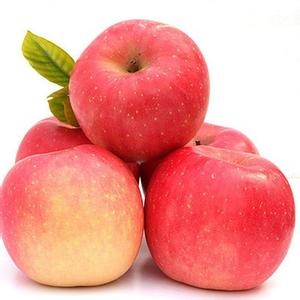
#> input picture datas/images/apple.jpg, 300 x 300 px
$ python match-template.py
#> lines starting #> are read from the running program, lines starting #| are printed output that depends on the picture
# -*- coding: utf-8 -*-
"""
图像模板匹配
模板匹配是在图像中寻找目标的方法之一
模板匹配的工作方式
 模板匹配的工作方式跟直方图的反向投影基本一样，大致过程是这样的：通过在输入图像上滑动图像块对实际的图像块和输入图像进行匹配。
 假设我们有一张100x100的输入图像，有一张10x10的模板图像，查找的过程是这样的：
 （1）从输入图像的左上角(0,0)开始，切割一块(0,0)至(10,10)的临时图像；
 （2）用临时图像和模板图像进行对比，对比结果记为c；
 （3）对比结果c，就是结果图像(0,0)处的像素值；
 （4）切割输入图像从(0,1)至(10,11)的临时图像，对比，并记录到结果图像；
 （5）重复（1）～（4）步直到输入图像的右下角。
模板匹配的匹配方式
    在OpenCv和EmguCv中支持以下6种对比方式：
    CV_TM_SQDIFF 平方差匹配法：该方法采用平方差来进行匹配；最好的匹配值为0；匹配越差，匹配值越大。
    CV_TM_CCORR 相关匹配法：该方法采用乘法操作；数值越大表明匹配程度越好。
    CV_TM_CCOEFF 相关系数匹配法：1表示完美的匹配；-1表示最差的匹配。
    CV_TM_SQDIFF_NORMED 归一化平方差匹配法
    CV_TM_CCORR_NORMED 归一化相关匹配法
    CV_TM_CCOEFF_NORMED 归一化相关系数匹配法
参考：http://www.cnblogs.com/xrwang/archive/2010/02/05/MatchTemplate.html
"""
import cv2
import numpy as np
from matplotlib import pyplot as plt

img = cv2.imread('../../../datas/images/apple.jpg',0)
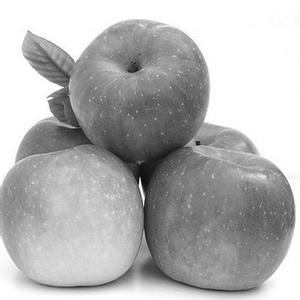
#> img: shape (300, 300); min 8, max 255, mean 179.7
img2 = img.copy()
template = cv2.imread('../../../datas/images/apple-template.jpg',0)
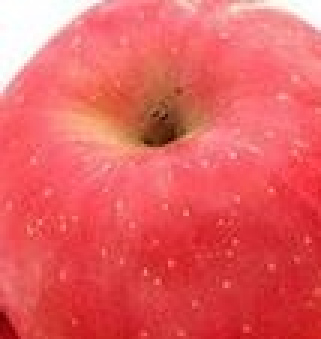
#> input picture datas/images/apple-template.jpg, 107 x 113 px (shown 3 times larger)
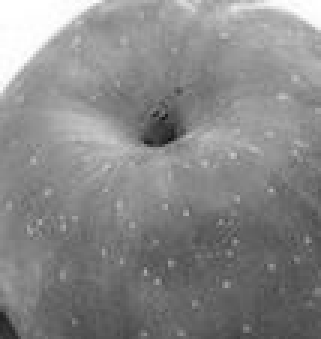
#> template: shape (113, 107) (shown 3 times larger); min 16, max 255, mean 135.6
w, h = template.shape[::-1]
#> w = 107; h = 113

methods = ['cv2.TM_CCOEFF', 'cv2.TM_CCOEFF_NORMED', 'cv2.TM_CCORR',
            'cv2.TM_CCORR_NORMED', 'cv2.TM_SQDIFF', 'cv2.TM_SQDIFF_NORMED']

for meth in methods:
    img = img2.copy()
    method = eval(meth)

    # Apply template Matching
    res = cv2.matchTemplate(img,template,method)
    min_val, max_val, min_loc, max_loc = cv2.minMaxLoc(res)

    # If the method is TM_SQDIFF or TM_SQDIFF_NORMED, take minimum
    if method in [cv2.TM_SQDIFF, cv2.TM_SQDIFF_NORMED]:
        top_left = min_loc
    else:
        top_left = max_loc
    bottom_right = (top_left[0] + w, top_left[1] + h)

    cv2.rectangle(img,top_left, bottom_right, 255, 2)
    plt.figure()
    plt.subplot(121),plt.imshow(res,cmap = 'gray')
    plt.title('Matching Result'), plt.xticks([]), plt.yticks([])
    plt.subplot(122),plt.imshow(img,cmap = 'gray')
    plt.title('Detected Point'), plt.xticks([]), plt.yticks([])
    plt.suptitle(meth)
#> this loop made 6 passes
#> (min_val, max_val, min_loc, top_left, bottom_right) on passes 1 to 4: (-11254450, 17679102, (30, 130), (80, 24), (187, 137)), (-0.708, 1, (16, 162), (80, 24), (187, 137)), (171683504, 402729632, (97, 95), (193, 0), (300, 113)), (0.85, 1, (65, 128), (80, 24), (187, 137))
#> (min_val, max_val, max_loc, top_left, bottom_right) on passes 5 to 6: (11632, 173334960, (193, 0), (80, 24), (187, 137)), (4.89e-05, 0.412, (193, 0), (80, 24), (187, 137))
#> pass 1, `res = cv2.matchTemplate(img,template,method)`:
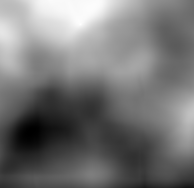
#> res: shape (188, 194) float32; min -11254450, max 17679102, mean 2026810.5; drawn with min black and max white
#> pass 3, `res = cv2.matchTemplate(img,template,method)`:
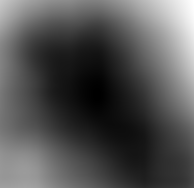
#> res: shape (188, 194) float32; min 171683504, max 402729632, mean 246774512; drawn with min black and max white
#> after the loop:
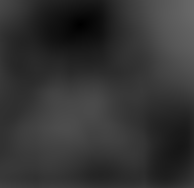
#> res: shape (188, 194) float32; min 4.89e-05, max 0.412, mean 0.201

plt.show()
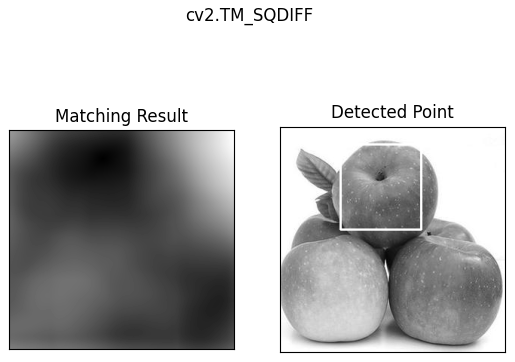
#> figure drawn by matplotlib, 2 panels
